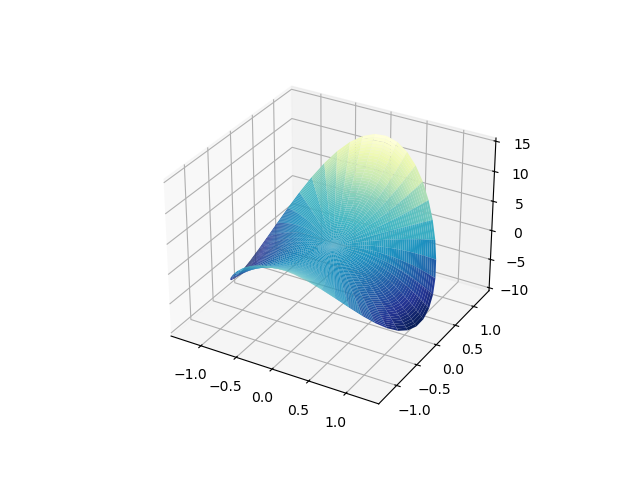

Generate this figure with Python:
#!/usr/bin/python

import numpy as np


import matplotlib.pyplot as plt
import numpy as np

fig = plt.figure()
ax = fig.add_subplot(projection='3d')

R = 1 # radius of circle

# Create the mesh in polar coordinates and compute corresponding Z.
r = np.linspace(0, 1.25, 50)
p = np.linspace(0, 2*np.pi, 50)
rmat, pmat = np.meshgrid(r, p)
Z = 1 + (3/R)*rmat*np.sin(pmat) - (5/R**2)*rmat*rmat*np.cos(2*pmat)

# Express the mesh in the cartesian system.
X, Y = rmat*np.cos(pmat), rmat*np.sin(pmat)

# Plot the surface.
ax.plot_surface(X, Y, Z, cmap=plt.cm.YlGnBu_r)

# Tweak the limits and add latex math labels.
ax.set_zlim(-10, 15)

#plt.show()
plt.savefig("hw3-part2.png")

